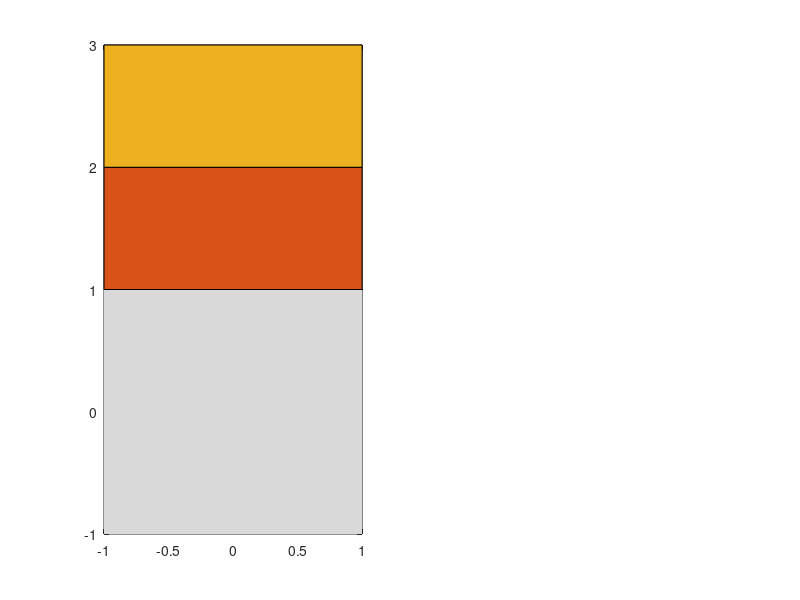

Write the MATLAB code that produced this figure. (Note: this script raises an error after producing the figure.)
clear all;
close all;

mu=0.6;
w=0:.1:150;
kd0=-5:.1:10;
kp0=zeros(length(kd0));
kp0(:)=-1;

subplot(2,2,[1,3])
kpm=-1:1:1;
kdm=zeros(length(kpm));
kdm(:)=1;
H=area(kpm,kdm,-1);
set(H(1),'FaceColor',[0.85 0.85 0.85],'LineStyle','none','ShowBaseLine','off');
hold on
H=area(kpx(w,mu),kdx(w,mu),-1);
set(H(1),'FaceColor',[1 1 1],'LineStyle','none','ShowBaseLine','off');
hold on
plot(kpx(w,mu),kdx(w,mu),'b','LineWidth',3)
hold on
plot(kp0,kd0,'r','Linewidth',3)
txt = 'Stability region';
text(-0.7,0.85,txt)
x = [.33 0.37];
y = [.43 0.43];
annotation('textarrow',x,y,'String','$CRB$','Interpreter','Latex','FontSize', 12)
x = [.2 0.24];
y = [.7 0.7];
annotation('textarrow',x,y,'String','$RRB$','Interpreter','Latex','FontSize', 12)
x = [.4 0.45];
y = [.33 0.33];
annotation('textarrow',x,y,'Color','magenta')
text(0.2,-0.7,'$S_p<0$','Interpreter','Latex','Color','magenta','FontSize',11)
x = [.35 0.35];
y = [.5 0.57];
annotation('textarrow',x,y,'Color','magenta')
text(-0.8,.1,'$S_d<0$','Interpreter','Latex','Color','magenta','FontSize',11)
%plot(kpm,kdm);
kp=[0.3 -0.41 -1.69];
kd=[0.52 -0.73 0.34];
hold on
plot(kp(1),kd(1),'kp','LineWidth',2)
text(kp(1)-0.2,kd(1)+0.15,'$\mathbf{k}_1$','Interpreter','Latex','Color','k','FontSize',14)
hold on
plot(kp(2),kd(2),'kp','LineWidth',2)
text(kp(2)-0.2,kd(2)+0.15,'$\mathbf{k}_2$','Interpreter','Latex','Color','k','FontSize',14)
hold on
plot(kp(3),kd(3),'kp','LineWidth',2)
text(kp(3)-0.2,kd(3)+0.15,'$\mathbf{k}_3$','Interpreter','Latex','Color','k','FontSize',14)


axis('square')
xlabel('$k_p(\omega)$','Interpreter','Latex','FontSize', 16)
ylabel('$k_\eta(\omega)$','Interpreter','Latex','FontSize', 16)
 axis([-2 1 -1 1]);
% 
w=0.0001:0.1:15;
subplot(2,2,2)
plot(kpx(w,mu),real(DSkp(w,mu,kdx(w,mu))),'k--','LineWidth',1)
axis('square')
xlabel('$k_p(\omega)$','Interpreter','Latex','FontSize', 16)
ylabel('$\mathcal{S}_p$','Interpreter','Latex','FontSize', 16)
axis([-1 10 -1.4 0.2]);
x = [.75 0.8];
y = [.66 0.66];
annotation('textarrow',x,y,'Color','red')
text(5,-1,'$\omega$','Interpreter','Latex','Color','red','FontSize',14)
subplot(2,2,4)
plot(kdx(w,mu),real(DSkd(w,mu,kdx(w,mu))),'k--','LineWidth',1)
axis('square')
xlabel('$k_\eta(\omega)$','Interpreter','Latex','FontSize', 16)
ylabel('$\mathcal{S}_\eta$','Interpreter','Latex','FontSize', 16)
axis([-3.5 1 -30 1]);
x = [.8 0.8];
y = [.2 0.3];
annotation('textarrow',x,y,'Color','red')
text(0.2,-17,'$\omega$','Interpreter','Latex','Color','red','FontSize',14)
 set(gcf,'color','w');

% %pickup 4 points
% [kp,kd] = ginput(3);
%Simulation impulse response
t = 0:.01:25;
result1=euler_inversion(@(s) ((kp(1)+kd(1)*s^mu)/(sqrt(s^2+1)+(kp(1)+kd(1)*s^mu)))*(1/s), t);
result2=euler_inversion(@(s) ((kp(2)+kd(2)*s^mu)/(sqrt(s^2+1)+(kp(2)+kd(2)*s^mu)))*(1/s), t);
result3=euler_inversion(@(s) ((kp(3)+kd(3)*s^mu)/(sqrt(s^2+1)+(kp(3)+kd(3)*s^mu)))*(1/s), t);
%result4=euler_inversion(@(s) ((kp(4)+kd(4)*s^mu)/(sqrt(s+1)+(kp(4)+kd(4)*s^mu))), t);

figure
subplot(3,1,1)
plot(t,result1,'b','LineWidth',2)
%axis([-0.5 -0.2 -10 50]);
%axis('square')
%xlabel('Time (sec.)','Interpreter','Latex','FontSize', 14)
ylabel('$y(t)$','Interpreter','Latex','FontSize', 16)
str = sprintf('$k_1=(k_p,k_\\eta)$= (%.2f,%.2f)',kp(1),kd(1));
title(str,'Interpreter','Latex')

subplot(3,1,2)
plot(t,result2,'b','LineWidth',2)
%axis('square')
%xlabel('Time (sec.)','Interpreter','Latex','FontSize', 14)
ylabel('$y(t)$','Interpreter','Latex','FontSize', 16)
str = sprintf('$k_2=(k_p,k_\\eta)$= (%.2f,%.2f)',kp(2),kd(2));
title(str,'Interpreter','Latex')
subplot(3,1,3)
plot(t,result3,'b','LineWidth',2)
%axis('square')
xlabel('Time (sec.)','Interpreter','Latex','FontSize', 14)
ylabel('$y(t)$','Interpreter','Latex','FontSize', 16)
str = sprintf('$k_3=(k_p,k_\\eta)$= (%.2f,%.2f)',kp(3),kd(3));
title(str,'Interpreter','Latex')
%subplot(2,2,4)
%plot(t,result4)
set(gcf,'color','w');

function kpaux=kpx(w,mu)
kpaux=(-1).*(((-1)+w.^2).^2).^(1/4).*cos((1/2).*angle(1+(-1).*w.^2))+(((-1)+ ...
  w.^2).^2).^(1/4).*cot(mu.*angle(sqrt(-1).*w)).*sin((1/2).*angle(1+(-1).* ...
  w.^2));
end
function kdaux=kdx(w,mu)
kdaux=(-1).*(w.^2).^((-1/2).*mu).*(((-1)+w.^2).^2).^(1/4).*csc(mu.*angle(sqrt( ...
  -1).*w)).*sin((1/2).*angle(1+(-1).*w.^2));
end

function Dkpaux=DSkp(w,mu,kd)
Dkpaux=(-1).*(kd.*mu.*(sqrt(-1).*w).^((-1)+mu)+sqrt(-1).*w.*(1+(-1).*w.^2).^( ...
  -1/2)).^(-1);
end

function Dkdaux=DSkd(w,mu,kd)
Dkdaux=(-1).*(sqrt(-1).*w).^mu.*(kd.*mu.*(sqrt(-1).*w).^((-1)+mu)+sqrt(-1).*w.* ...
  (1+(-1).*w.^2).^(-1/2)).^(-1);
end


